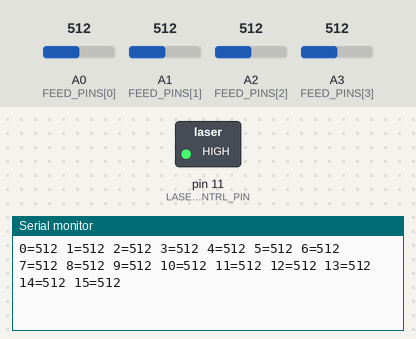
Simulated run of this sketch. Board: Arduino Uno, built with avr-gcc and run on an emulated ATmega328P. Shown: switched loads named in the sketch (green lamp = pin HIGH), the last lines printed to the serial monitor. Inputs (shaded band) come from the test bench; at power-on: A0 (FEED_PINS[0]) = 512, A1 (FEED_PINS[1]) = 512, A2 (FEED_PINS[2]) = 512, A3 (FEED_PINS[3]) = 512. Pins used as bus, display or sensor lines are not drawn.

Above: at 1.2 s.
1.3 s: A0 (FEED_PINS[0]) set to 109
At 1.41 s:
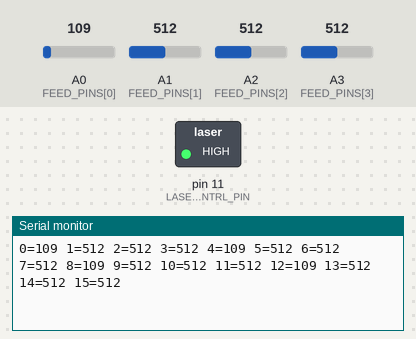
4.3 s: A0 (FEED_PINS[0]) set to 92
At 4.33 s:
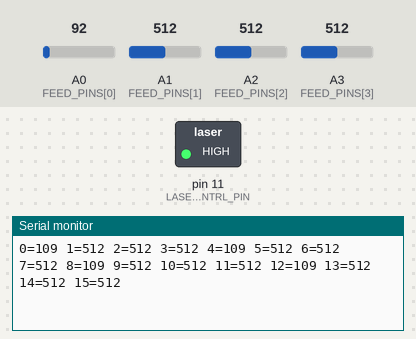
7.3 s: A1 (FEED_PINS[1]) set to 108
At 7.35 s:
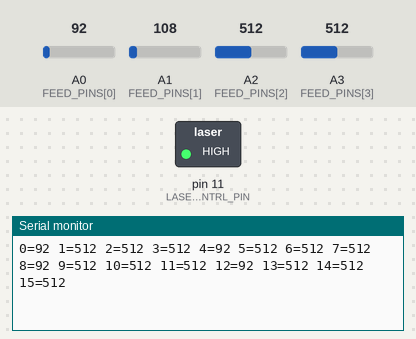
10.3 s: A1 (FEED_PINS[1]) set to 91
At 10.37 s:
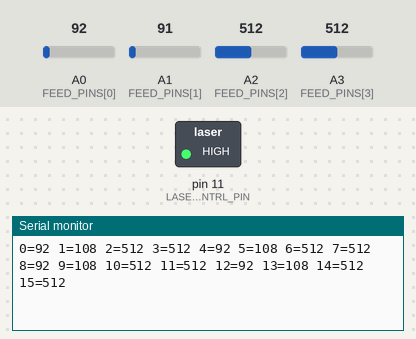
11.8 s: A2 (FEED_PINS[2]) set to 111
At 11.87 s:
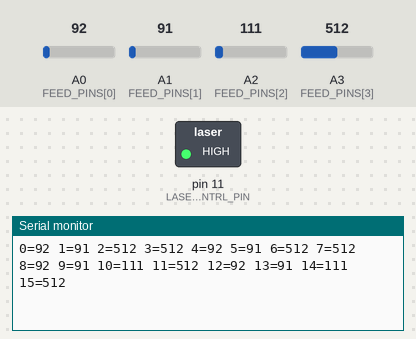
13.3 s: A2 (FEED_PINS[2]) set to 92
At 13.37 s:
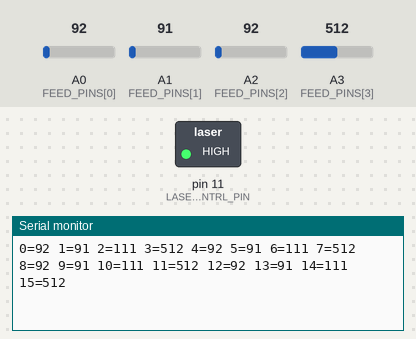
Timing chart, 0 to 16.3 s (numbered marks = the images above; inputs shaded):
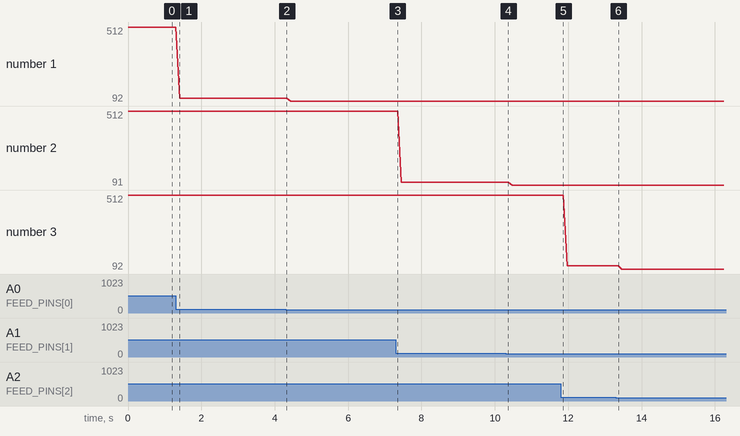

Measured:
- after the input at 1.3 s, the serial monitor: prints a new line after 0.11 s (image 1)
- after the input at 11.8 s, the serial monitor: prints a new line after 0.07 s (image 5)
- plotted number 1: 512 → 109 after the input at 1.3 s, 109 → 92 after the input at 4.3 s
- plotted number 2: 512 → 108 after the input at 7.3 s, 108 → 91 after the input at 10.3 s
- plotted number 3: 512 → 111 after the input at 11.8 s

The sketch:

laser_resistor_debugger.ino
```cpp
/*
 MIDI Laser Harp

 Here is an ES6 snippet for easily generating a sequential
 mapping of notes for the NOTES constant:
 \\\\\\\\\\\\\\\\\\\\\\\\\\\\\\\\\\\\\\\\\\\\\\\\\\\\\\\\\
    const START = 0x5A;
    const SIDE_A = 8;
    const SIDE_B = 8;

    let notes = [];

    for (let i = 0; i < SIDE_A * SIDE_B; ++i) {
        if (i % SIDE_A === 0) notes.push([]);
        notes[notes.length - 1].push(
                "0x" + (START + i)
                    .toString(16)
                    .toUpperCase());
    }

    console.log(notes
        .map(l => l.join(", "))
        .join(",\n"));
 \\\\\\\\\\\\\\\\\\\\\\\\\\\\\\\\\\\\\\\\\\\\\\\\\\\\\\\\\

 created 2015-11-20
 by Alex Wendland, Wes Fabyan, Edgar Thorton, Tod Jones

 */

#include <SoftwareSerial.h>

// Constants
#define NUM_CHANNELS 4
static const uint8_t CHANNEL_PINS[] = {10,9,8,7};
#define NUM_FEEDS_PER_CHANNEL 4
#define TOTAL_FEEDS (NUM_CHANNELS * NUM_FEEDS_PER_CHANNEL)
#define NUM_FEEDS_SIDE_A 8
#define NUM_FEEDS_SIDE_B (TOTAL_FEEDS - NUM_FEEDS_SIDE_A)
#define NUM_INTERSECTIONS (NUM_FEEDS_SIDE_A * NUM_FEEDS_SIDE_B)
static const uint8_t FEED_PINS[] = {A0,A1,A2,A3};
#define CUTOFF_THRESHOLD 50
#define LASER_CNTRL_PIN 11
#define MIDI_PIN 3
static const uint8_t NOTE_PITCHES[] = {
  0x1E, 0x1F, 0x20, 0x21, 0x22, 0x23, 0x24, 0x25,
  0x26, 0x27, 0x28, 0x29, 0x2A, 0x2B, 0x2C, 0x2D,
  0x2E, 0x2F, 0x30, 0x31, 0x32, 0x33, 0x34, 0x35,
  0x36, 0x37, 0x38, 0x39, 0x3A, 0x3B, 0x3C, 0x3D,
  0x3E, 0x3F, 0x40, 0x41, 0x42, 0x43, 0x44, 0x45,
  0x46, 0x47, 0x48, 0x49, 0x4A, 0x4B, 0x4C, 0x4D,
  0x4E, 0x4F, 0x50, 0x51, 0x52, 0x53, 0x54, 0x55,
  0x56, 0x57, 0x58, 0x59, 0x5A, 0x5B, 0x5C, 0x5D
};
static const uint8_t NOTE_CHANNELS[] = {
  0x90, 0x90, 0x90, 0x90, 0x90, 0x90, 0x90, 0x90,
  0x90, 0x90, 0x90, 0x90, 0x90, 0x90, 0x90, 0x90,
  0x90, 0x90, 0x90, 0x90, 0x90, 0x90, 0x90, 0x90,
  0x90, 0x90, 0x90, 0x90, 0x90, 0x90, 0x90, 0x90,
  0x90, 0x90, 0x90, 0x90, 0x90, 0x90, 0x90, 0x90,
  0x90, 0x90, 0x90, 0x90, 0x90, 0x90, 0x90, 0x90,
  0x90, 0x90, 0x90, 0x90, 0x90, 0x90, 0x90, 0x90,
  0x90, 0x90, 0x90, 0x90, 0x90, 0x90, 0x90, 0x90
};

// Variables
SoftwareSerial midiSerial(2, MIDI_PIN);
uint16_t photoResCutoffs[TOTAL_FEEDS];
bool error = false;
int errorCounter = 0;

// Functions
void playNote(int cmd, int pitch, int velocity);
void readPhotoRes(uint16_t vals[]);
void printf(int sz, char* format, ...);

void setup() {
  Serial.begin(9600);
  // Initiate the digital pins
  for (int i = 0; i < NUM_CHANNELS; ++i) {
    pinMode(CHANNEL_PINS[i], OUTPUT);
  }
  // Initiate the analog pins
  for (int i = 0; i < NUM_FEEDS_PER_CHANNEL; ++i) {
    pinMode(FEED_PINS[i], INPUT);
  }
  // Initiate laser control pin
  pinMode(LASER_CNTRL_PIN, OUTPUT);
  digitalWrite(LASER_CNTRL_PIN, HIGH);
}

void loop() {
  uint16_t photoResVals[TOTAL_FEEDS];
  readPhotoRes(photoResVals);
  printIntArr(photoResVals, TOTAL_FEEDS);
}

//
// Reads in the current photoresister values
//   This will cycle through NUM_CHANNELS in order to
//   access all available feeds. Values will be read into
//   the uint16_t array, `vals`.
//
void readPhotoRes(uint16_t vals[]) {
  for (uint8_t curChannel = 0; curChannel < NUM_CHANNELS; ++curChannel) {
    ///////////////////////////////////
    // Read in photo resister values //
    // over NUM_CHANNELS iterations  //
    ///////////////////////////////////
    // Activate this channel
    digitalWrite(CHANNEL_PINS[curChannel], HIGH);
    // Read in the inputs for this channel
    for (int i = 0; i < NUM_FEEDS_PER_CHANNEL; ++i) {
      vals[curChannel * NUM_FEEDS_PER_CHANNEL + i] = analogRead(FEED_PINS[i]);
    }
    // Deactive this channel
    digitalWrite(CHANNEL_PINS[curChannel], LOW);
  }
}

//
// Prints a formatted string to Serial
//
void printf(int sz, char* format, ...) {
  va_list args;
  va_start(args, format);
  char str[sz];
  vsnprintf(str, sz, format, args);
  Serial.print(str);
  va_end(args);
}


//
// Output the values of an int array to Serial
//
void printIntArr(uint16_t arr[], int sz) {
  for (int i = 0; i < sz; ++i) {
    Serial.print(i);
    Serial.print("=");
    Serial.print(arr[i]);
    Serial.print(" ");
  }
  Serial.println();
}
```
